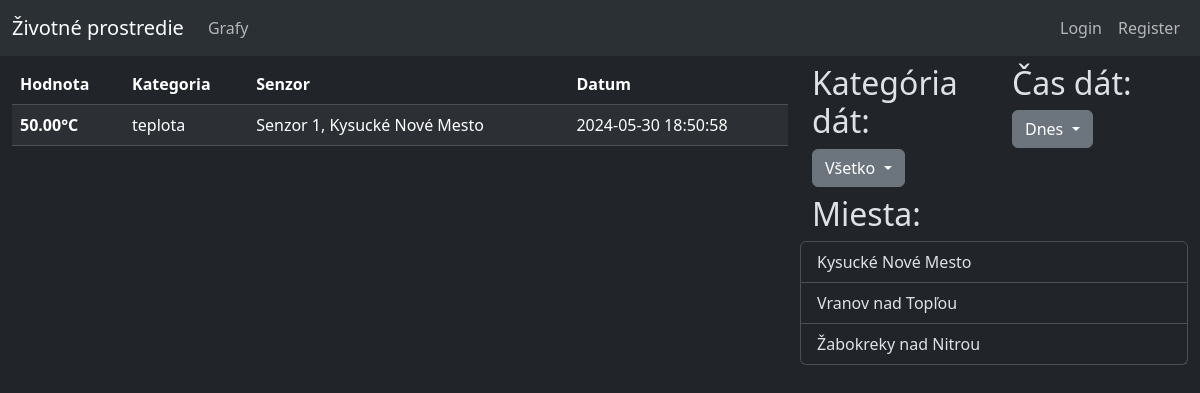
The app's page /index.php?cas=1 with its own data.
### tables this page shows
CREATE TABLE `data` (
  `id` int(16) NOT NULL,
  `kategoria_id` int(5) NOT NULL,
  `hodnota` decimal(5,2) NOT NULL,
  `senzor_id` int(5) NOT NULL,
  `datum` datetime NOT NULL DEFAULT current_timestamp()
);

CREATE TABLE `kategoria` (
  `id` int(5) NOT NULL,
  `nazov` varchar(32) NOT NULL
);

CREATE TABLE `senzor` (
  `id` int(5) NOT NULL,
  `lokacia` varchar(64) NOT NULL,
  `posledny_update` datetime NOT NULL DEFAULT current_timestamp(),
  `vybavenie` varchar(32) NOT NULL
);

### querry.php (called while the page is built, shortened)
<?php
function get_querry($choice, $rola_user) {
    if($choice == 1) {
        if($rola_user != "obyvatel" || isset($_SESSION["role_id"]) != "") {
            if(isset($_GET["cas"])) {
                if(isset($_GET["senzor"])) {
                    $query = "
                    SELECT data.id, kategoria.nazov AS kategoria_nazov, data.hodnota, senzor.lokacia AS senzor_lokacia,senzor.vybavenie AS senzor_vybavenie, data.datum, data.senzor_id
                    FROM data
                    JOIN kategoria ON data.kategoria_id = kategoria.id
                    JOIN senzor ON data.senzor_id = senzor.id
                    WHERE senzor.lokacia = \"".$_GET["lokalita"]."\" AND senzor.id = ".$_GET["senzor"]." AND datum >= NOW() - INTERVAL ".$_GET["cas"]." DAY
                    ORDER BY datum DESC;
                    ";
                }
                else if(isset($_GET["kategoria"])) {
                    $query = "
                    SELECT data.id, kategoria.nazov AS kategoria_nazov, data.hodnota, senzor.lokacia AS senzor_lokacia,senzor.vybavenie AS senzor_vybavenie, data.datum, data.senzor_id
                    FROM data
                    JOIN kategoria ON data.kategoria_id = kategoria.id
                    JOIN senzor ON data.senzor_id = senzor.id
                    WHERE senzor.lokacia = \"".$_GET["lokalita"]."\" AND kategoria.nazov = \"".$_GET["kategoria"]."\" AND datum >= NOW() - INTERVAL ".$_GET["cas"]." DAY
                    ORDER BY datum DESC;
                    ";
                }
                else {
                    $query = "
                    SELECT data.id, kategoria.nazov AS kategoria_nazov, data.hodnota, senzor.lokacia AS senzor_lokacia,senzor.vybavenie AS senzor_vybavenie, data.datum, data.senzor_id
                    FROM data
                    JOIN kategoria ON data.kategoria_id = kategoria.id
                    JOIN senzor ON data.senzor_id = senzor.id
                    WHERE senzor.lokacia = \"".$_GET["lokalita"]."\" AND datum >= NOW() - INTERVAL ".$_GET["cas"]." DAY
                    ORDER BY datum DESC;
                    ";
                }
            }
            else {
                if(isset($_GET["senzor"])) {
                    $query = "
                    SELECT data.id, kategoria.nazov AS kategoria_nazov, data.hodnota, senzor.lokacia AS senzor_lokacia,senzor.vybavenie AS senzor_vybavenie, data.datum, data.senzor_id
                    FROM data
                    JOIN kategoria ON data.kategoria_id = kategoria.id
                    JOIN senzor ON data.senzor_id = senzor.id
                    WHERE senzor.lokacia = \"".$_GET["lokalita"]."\" AND senzor.id = ".$_GET["senzor"]."
                    ORDER BY datum DESC;
                    ";
                }
                else if(isset($_GET["kategoria"])) {
                    $query = "
                    SELECT data.id, kategoria.nazov AS kategoria_nazov, data.hodnota, senzor.lokacia AS senzor_lokacia,senzor.vybavenie AS senzor_vybavenie, data.datum, data.senzor_id
                    FROM data
                    JOIN kategoria ON data.kategoria_id = kategoria.id
                    JOIN senzor ON data.senzor_id = senzor.id
                    WHERE senzor.lokacia = \"".$_GET["lokalita"]."\" AND kategoria.nazov = \"".$_GET["kategoria"]."\"
                    ORDER BY datum DESC;
                    ";
                }
                else {
                    $query = "
                    SELECT data.id, kategoria.nazov AS kategoria_nazov, data.hodnota, senzor.lokacia AS senzor_lokacia,senzor.vybavenie AS senzor_vybavenie, data.datum, data.senzor_id
                    FROM data
                    JOIN kategoria ON data.kategoria_id = kategoria.id
                    JOIN senzor ON data.senzor_id = senzor.id
                    WHERE senzor.lokacia = \"".$_GET["lokalita"]."\"
                    ORDER BY datum DESC;
                    ";
                }
            }
        }
        else {
            if(isset($_GET["cas"])) {
                if(isset($_GET["senzor"])) {
                    $query = "
                    SELECT data.id, kategoria.nazov AS kategoria_nazov, data.hodnota, senzor.lokacia AS senzor_lokacia,senzor.vybavenie AS senzor_vybavenie, data.datum, data.senzor_id
                    FROM data
                    JOIN kategoria ON data.kategoria_id = kategoria.id
                    JOIN senzor ON data.senzor_id = senzor.id
                    WHERE senzor.lokacia = \"".$_GET["lokalita"]."\" AND senzor.id = ".$_GET["senzor"]." AND datum >= NOW() - INTERVAL ".$_GET["cas"]." DAY
                    ORDER BY datum DESC;
                    ";
                }
                else if(isset($_GET["kategoria"])) {
                    $query = "
                    SELECT data.id, kategoria.nazov AS kategoria_nazov, data.hodnota, senzor.lokacia AS senzor_lokacia,senzor.vybavenie AS senzor_vybavenie, data.datum, data.senzor_id
                    FROM data
                    JOIN kategoria ON data.kategoria_id = kategoria.id
                    JOIN senzor ON data.senzor_id = senzor.id
                    WHERE senzor.lokacia = \"".$_GET["lokalita"]."\" AND kategoria.nazov = \"".$_GET["kategoria"]."\" AND datum >= NOW() - INTERVAL ".$_GET["cas"]." DAY
                    ORDER BY datum DESC;
                    ";
                }
                else {
                    $query = "
                    SELECT data.id, kategoria.nazov AS kategoria_nazov, data.hodnota, senzor.lokacia AS senzor_lokacia,senzor.vybavenie AS senzor_vybavenie, data.datum, data.senzor_id
                    FROM data
                    JOIN kategoria ON data.kategoria_id = kategoria.id
                    JOIN senzor ON data.senzor_id = senzor.id
                    WHERE senzor.lokacia = \"".$_GET["lokalita"]."\" AND datum >= NOW() - INTERVAL ".$_GET["cas"]." DAY
                    ORDER BY datum DESC;
                    ";
                }
            }
            else {
                if(isset($_GET["senzor"])) {
                    $query = "
                    SELECT data.id, kategoria.nazov AS kategoria_nazov, data.hodnota, senzor.lokacia AS senzor_lokacia,senzor.vybavenie AS senzor_vybavenie, data.datum, data.senzor_id
                    FROM data
                    JOIN kategoria ON data.kategoria_id = kategoria.id
                    JOIN senzor ON data.senzor_id = senzor.id
                    WHERE senzor.lokacia = \"".$_GET["lokalita"]."\" AND senzor.id = ".$_GET["senzor"]." AND datum >= NOW() - INTERVAL 30 DAY
                    ORDER BY datum DESC;
                    ";
                }
                else if(isset($_GET["kategoria"])) {
                    $query = "
                    SELECT data.id, kategoria.nazov AS kategoria_nazov, data.hodnota, senzor.lokacia AS senzor_lokacia,senzor.vybavenie AS senzor_vybavenie, data.datum, data.senzor_id
                    FROM data
                    JOIN kategoria ON data.kategoria_id = kategoria.id
                    JOIN senzor ON data.senzor_id = senzor.id
                    WHERE senzor.lokacia = \"".$_GET["lokalita"]."\" AND kategoria.nazov = \"".$_GET["kategoria"]."\" AND datum >= NOW() - INTERVAL 30 DAY
                    ORDER BY datum DESC;
                    ";
                }
                else {
                    $query = "
                    SELECT data.id, kategoria.nazov AS kategoria_nazov, data.hodnota, senzor.lokacia AS senzor_lokacia,senzor.vybavenie AS senzor_vybavenie, data.datum, data.senzor_id
                    FROM data
                    JOIN kategoria ON data.kategoria_id = kategoria.id
                    JOIN senzor ON data.senzor_id = senzor.id
                    WHERE senzor.lokacia = \"".$_GET["lokalita"]."\" AND datum >= NOW() - INTERVAL 30 DAY
                    ORDER BY datum DESC;
                    ";
                }
            }
        }
    }
    else if($choice == 2) {
        if($rola_user != "obyvatel" || isset($_SESSION["role_id"]) != "") {
            if(isset($_GET["cas"])) {
                if(isset($_GET["kategoria"])) {
                    $query = "
                    SELECT data.id, kategoria.nazov AS kategoria_nazov, data.hodnota, senzor.lokacia AS senzor_lokacia,senzor.vybavenie AS senzor_vybavenie, data.datum, data.senzor_id
                    FROM data
                    JOIN kategoria ON data.kategoria_id = kategoria.id
                    JOIN senzor ON data.senzor_id = senzor.id
                    WHERE kategoria.nazov = \"".$_GET["kategoria"]."\" AND datum >= NOW() - INTERVAL ".$_GET["cas"]." DAY
                    ORDER BY datum DESC;
                    ";
                }
                else {
                    $query = "
                    SELECT data.id, kategoria.nazov AS kategoria_nazov, data.hodnota, senzor.lokacia AS senzor_lokacia,senzor.vybavenie AS senzor_vybavenie, data.datum, data.senzor_id
                    FROM data
                    JOIN kategoria ON data.kategoria_id = kategoria.id
                    JOIN senzor ON data.senzor_id = senzor.id
                    WHERE datum >= NOW() - INTERVAL ".$_GET["cas"]." DAY
                    ORDER BY datum DESC;
                    ";
                }
            }
        }
    }
    return $query;
}

### functions.php (called while the page is built, shortened)
<?php
function jednotka($kategoria) {
    if($kategoria == "vlhkost")
    {
        return "%";
    }
    elseif($kategoria == "teplota")
    {
        return "°C";
    }
    else
    {
        return "";
    }
}

### index.php (the view, shortened to what this page needs)
<?php
    include("./connect.php");
    include("./functions.php");
    include("./querry.php");
?>
<!DOCTYPE html>
<html data-bs-theme="dark">
<head>
    <link href="https://cdn.jsdelivr.net/npm/bootstrap@5.3.3/dist/css/bootstrap.min.css" rel="stylesheet">
</head>
<body>
    <header><?php include_once("./header.php")?></header>
    <div class="container-xxl column-gap-3">
        <div class="row mt-2">
            <div class="col-8">
                <table class="table table-striped">
                    <thead>
                        <tr>
                            <th scope="col">Hodnota</th>
                            <th scope="col">Kategoria</th>
                            <th scope="col">Senzor</th>
                            <th scope="col">Datum</th>
                        </tr>
                    </thead>
                    <tbody>
                        <?php
                            $query = get_querry(2,$rola_user);
                            $result = mysqli_query($conn, $query);
                            if (mysqli_num_rows($result) > 0)
                            {
                                while($row = mysqli_fetch_assoc($result))
                                {
                                    echo "
                                    <tr>
                                        <th scope=\"row\">".$row["hodnota"]."".jednotka($row["kategoria_nazov"])."</th>
                                        <td>".$row["kategoria_nazov"]."</td>
                                        <td>Senzor ".$row["senzor_id"].", ".$row["senzor_lokacia"]."</td>
                                        <td>".$row["datum"]."</td>
                                    </tr>";
                                }
                            }
                        ?>
                    </tbody>
                </table>
            </div>
            <div class="col-4">
                <div class="row mb-2">
                    <div class="col-6">
                        <h2>Kategória dát:</h2>
                        <?php include("./dropdown_kategoria.php");?>
                    </div>
                    <div class="col-6">
                        <h2>Čas dát:</h2>
                        <?php include("./dropdown_cas.php");?>
                    </div>
                </div>
                <div class="row mb-2">
                    <h2>Miesta:</h2>
                    <div class="list-group">
                        <?php
                            $query = "
                            SELECT *
                            FROM senzor
                            GROUP BY lokacia
                            ";
                            $result = mysqli_query($conn, $query);
                            if (mysqli_num_rows($result) > 0)
                            {
                                while($row = mysqli_fetch_assoc($result))
                                {
                                    echo "<a href=\"./lokalita_info.php?lokalita=".$row["lokacia"]."\" class=\"list-group-item list-group-item-action\">".$row["lokacia"]."</a>";
                                }
                            }
                        ?>
                    </div>
                </div>
            </div>
        </div>
    </div>
</body>
</html>

### records on screen
data: hodnota "50.00", kategoria.nazov "°C", kategoria.nazov "teplota", senzor "1", senzor.lokacia "Kysucké Nové Mesto", datum "2024-05-30 18:50:58"
senzor: lokacia "Kysucké Nové Mesto"
senzor: lokacia "Vranov nad Topľou"
senzor: lokacia "Žabokreky nad Nitrou"
